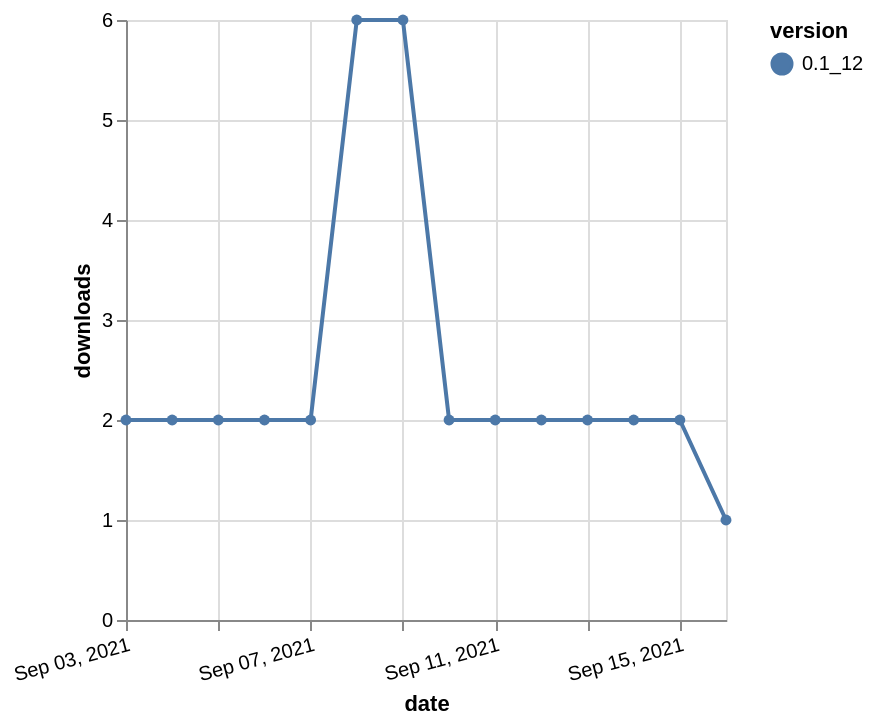

Write the Vega-Lite specification saved for this chart.
### Vega-Lite specification from a JSON file in a GitHub repository (floating-point values rounded to 4 significant figures)
{"$schema": "https://vega.github.io/schema/vega-lite/v5.json", "description": "A simple bar chart with embedded data.", "data": {"values": [{"date": "2021-09-03", "total": 4146, "delta": 2, "version": "0.1_12"}, {"date": "2021-09-04", "total": 4148, "delta": 2, "version": "0.1_12"}, {"date": "2021-09-05", "total": 4150, "delta": 2, "version": "0.1_12"}, {"date": "2021-09-06", "total": 4152, "delta": 2, "version": "0.1_12"}, {"date": "2021-09-07", "total": 4154, "delta": 2, "version": "0.1_12"}, {"date": "2021-09-08", "total": 4160, "delta": 6, "version": "0.1_12"}, {"date": "2021-09-09", "total": 4166, "delta": 6, "version": "0.1_12"}, {"date": "2021-09-10", "total": 4168, "delta": 2, "version": "0.1_12"}, {"date": "2021-09-11", "total": 4170, "delta": 2, "version": "0.1_12"}, {"date": "2021-09-12", "total": 4172, "delta": 2, "version": "0.1_12"}, {"date": "2021-09-13", "total": 4174, "delta": 2, "version": "0.1_12"}, {"date": "2021-09-14", "total": 4176, "delta": 2, "version": "0.1_12"}, {"date": "2021-09-15", "total": 4178, "delta": 2, "version": "0.1_12"}, {"date": "2021-09-16", "total": 4179, "delta": 1, "version": "0.1_12"}]}, "width": "container", "mark": {"type": "line", "point": {"filled": true}}, "encoding": {"x": {"field": "date", "type": "temporal", "timeUnit": "yearmonthdate", "title": "date", "axis": {"labelAngle": -15}}, "y": {"field": "delta", "type": "quantitative", "title": "downloads"}, "color": {"field": "version", "type": "nominal"}, "tooltip": {"field": "delta"}}}
